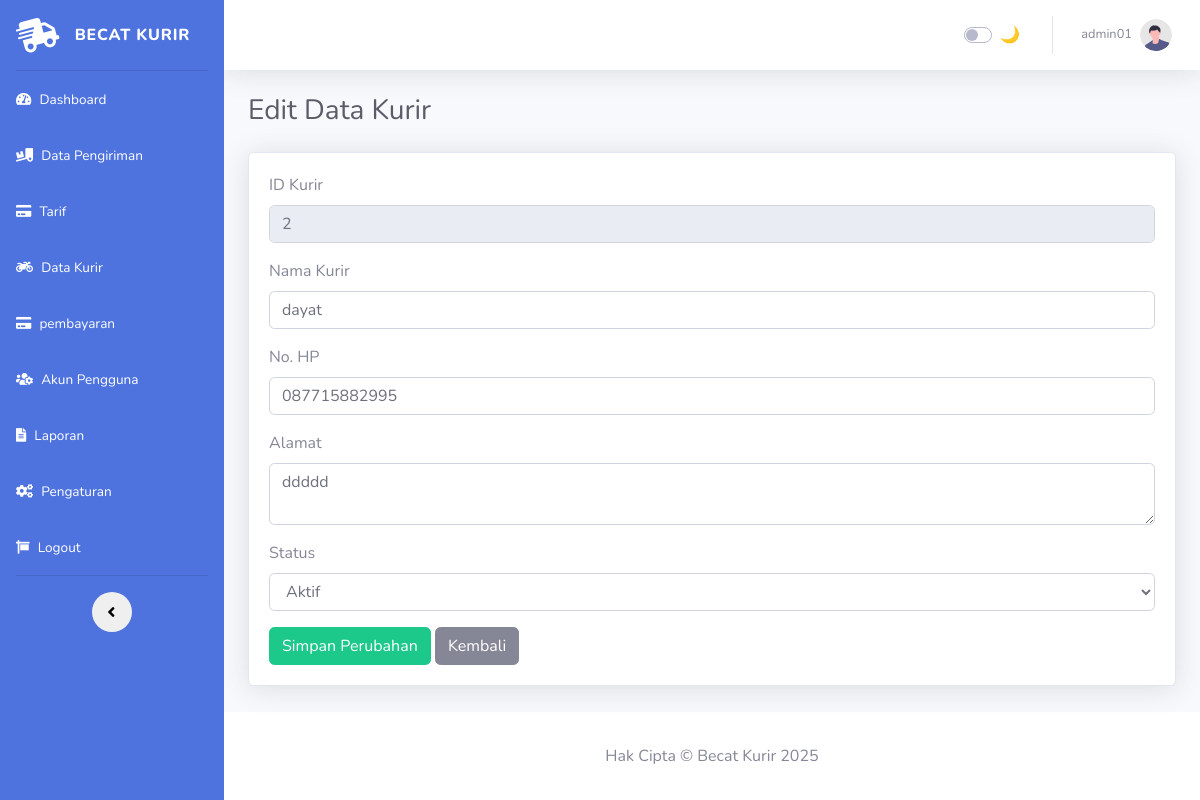
The page /admin-kurir/edit_kurir.php?id=2 (signed in) on the database its author committed.
### tables this page shows
CREATE TABLE `tbl_data_kurir` (
  `id_kurir` int NOT NULL,
  `id_user` int DEFAULT NULL,
  `nama_kurir` varchar(20) DEFAULT NULL,
  `no_hp` varchar(20) DEFAULT NULL,
  `alamat_kurir` text,
  `status` enum('aktif','non-aktif') DEFAULT NULL
);

### admin-kurir/edit_kurir.php (the view, shortened to what this page needs)
<?php
include 'config/koneksi.php';
$id_kurir = $_GET['id'];
$query = "SELECT * FROM tbl_data_kurir WHERE id_kurir = '$id_kurir'";
$result = mysqli_query($conn, $query);
$data = mysqli_fetch_assoc($result);
?>
<!DOCTYPE html>
<html lang="id">
<?php include 'head.php'; ?>
<body id="page-top">
    <div id="wrapper">
        <?php include 'sidebar.php'; ?>
        <div id="content-wrapper" class="d-flex flex-column">
            <div id="content">
                <?php include 'navbar.php'; ?>
                <div class="container-fluid">
                    <h1 class="h3 mb-4 text-gray-800">Edit Data Kurir</h1>
                    <div class="card shadow mb-4">
                        <div class="card-body">
                            <form method="POST" action="">
                                <div class="form-group">
                                    <label>ID Kurir</label>
                                    <input type="text" name="id_kurir" class="form-control"
                                        value="<?= $data['id_kurir']; ?>" readonly>
                                </div>
                                <div class="form-group">
                                    <label>Nama Kurir</label>
                                    <input type="text" name="nama_kurir" class="form-control"
                                        value="<?= $data['nama_kurir']; ?>" required>
                                </div>
                                <div class="form-group">
                                    <label>No. HP</label>
                                    <input type="text" name="no_hp" class="form-control" value="<?= $data['no_hp']; ?>"
                                        required>
                                </div>
                                <div class="form-group">
                                    <label>Alamat</label>
                                    <textarea name="alamat_kurir" class="form-control"
                                        required><?= $data['alamat_kurir']; ?></textarea>
                                </div>
                                <div class="form-group">
                                    <label>Status</label>
                                    <select name="status" class="form-control" required>
                                        <option value="Aktif" <?= $data['status'] == 'Aktif' ? 'selected' : ''; ?>>Aktif
                                        </option>
                                    </select>
                                </div>
                                <button type="submit" name="updateKurir" class="btn btn-success">Simpan
                                    Perubahan</button>
                                <a href="data_kurir.php" class="btn btn-secondary">Kembali</a>
                            </form>
                        </div>
                    </div>
                </div>
            </div>
            <?php include 'footer.php'; ?>
        </div>
    </div>
</body>
</html>

### rows shown on the page
tbl_data_kurir: id_kurir "2", nama_kurir "dayat", no_hp "087715882995", alamat_kurir "ddddd"

### other values the page prints
$_SESSION['username'] "admin01"
